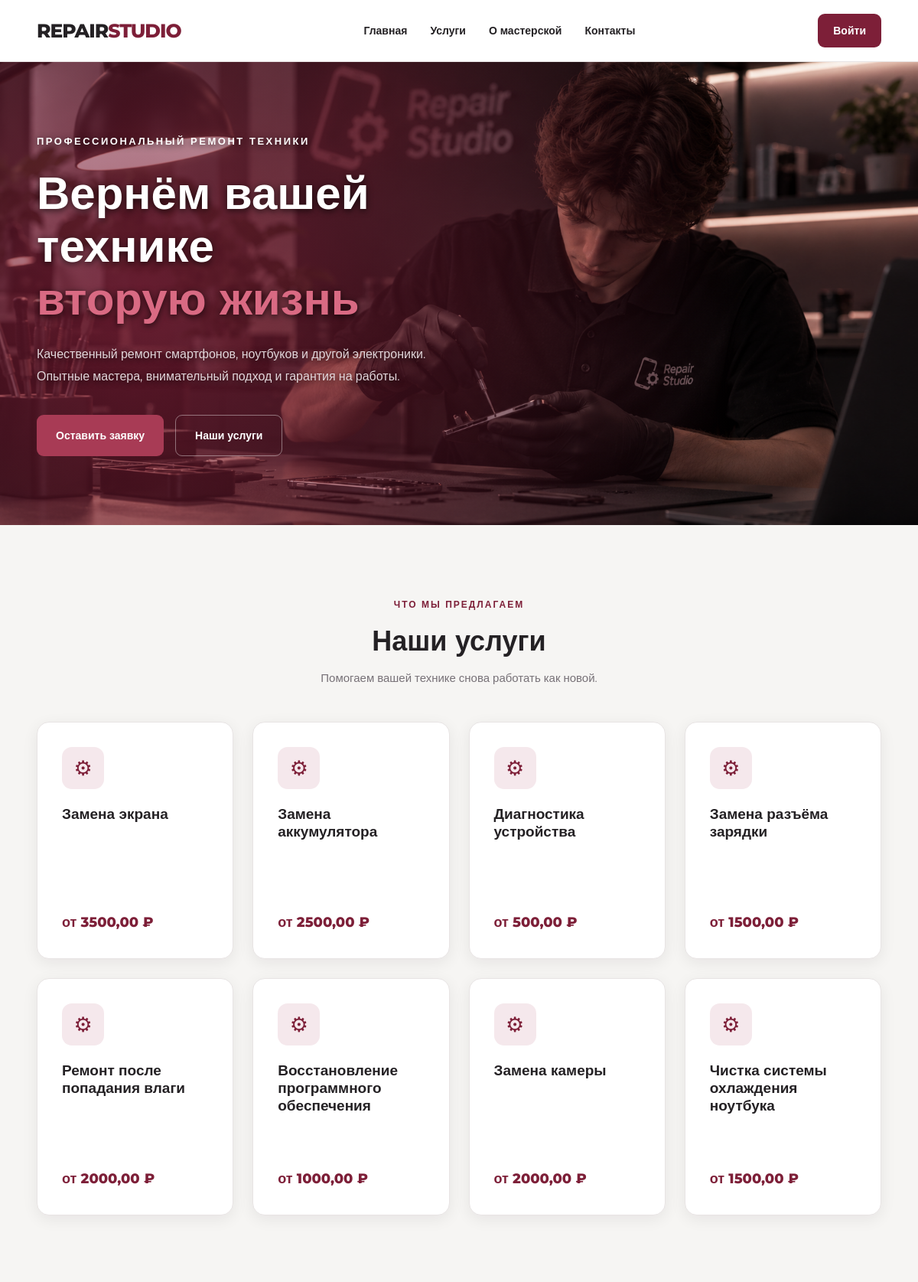
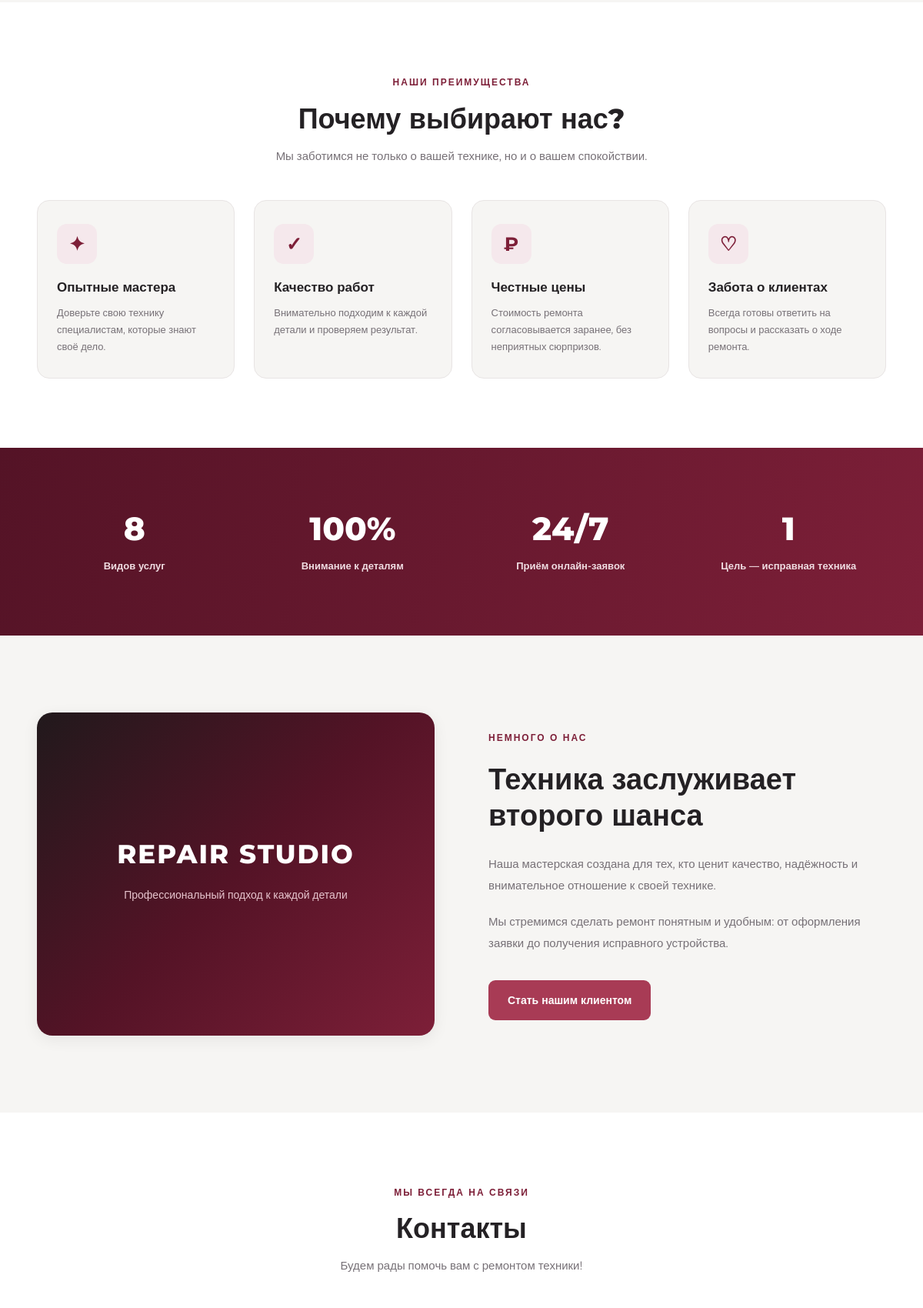
The page / (upper part) on the database its author committed (2 pictures, top to bottom).
### workshop/models.py (models this page shows, shortened)
class Service(models.Model):
    name = models.CharField(
        max_length=150,
        verbose_name='Название услуги'
    )
    description = models.TextField(
        blank=True,
        verbose_name='Описание'
    )
    price = models.DecimalField(
        max_digits=10,
        decimal_places=2,
        verbose_name='Стоимость'
    )
    is_active = models.BooleanField(
        default=True,
        verbose_name='Услуга активна'
    )
    created_at = models.DateTimeField(
        auto_now_add=True,
        verbose_name='Дата создания'
    )
    class Meta:
        verbose_name = 'Услуга'
        verbose_name_plural = 'Услуги'

### workshop/views.py (the view)
# urls.py: 2. Add a URL to urlpatterns:  path('', views.home, name='home')
def home(request):
    services = Service.objects.filter(is_active=True)
    return render(
        request,
        'workshop/home.html',
        {'services': services}
    )

### workshop/templates/workshop/home.html (shortened to what this page needs)
{% extends 'workshop/base.html' %}
{% block content %}
<section class="hero" id="top">
    <div class="container hero-content">
        <div class="hero-text">
            <span class="hero-label">
                ПРОФЕССИОНАЛЬНЫЙ РЕМОНТ ТЕХНИКИ
            </span>
            <h1>
                Вернём вашей технике
                <span>вторую жизнь</span>
            </h1>
            <p>
                Качественный ремонт смартфонов, ноутбуков
                и другой электроники. Опытные мастера,
                внимательный подход и гарантия на работы.
            </p>
            <div class="hero-buttons">
                {% if user.is_authenticated %}
                    <a href="{% url 'create_repair_request' %}"
                       class="btn-primary">
                        Оставить заявку
                    </a>
                {% else %}
                    <a href="{% url 'register' %}"
                       class="btn-primary">
                        Оставить заявку
                    </a>
                {% endif %}
                <a href="#services" class="btn-secondary">
                    Наши услуги
                </a>
            </div>
        </div>
    </div>
</section>
<section class="services-section" id="services">
    <div class="container">
        <div class="section-heading">
            <span class="section-label">ЧТО МЫ ПРЕДЛАГАЕМ</span>
            <h2>Наши услуги</h2>
            <p>Помогаем вашей технике снова работать как новой.</p>
        </div>
        <div class="services-grid">
            {% for service in services %}
                <div class="service-card">
                    <div class="service-icon">⚙</div>
                    <h3>{{ service.name }}</h3>
                    <div class="service-price">
                        от {{ service.price }} ₽
                    </div>
                </div>
            {% empty %}
                <p>Сейчас услуги не добавлены.</p>
            {% endfor %}
        </div>
    </div>
</section>
<section class="advantages-section" id="about">
    <div class="container">
        <div class="section-heading">
            <span class="section-label">НАШИ ПРЕИМУЩЕСТВА</span>
            <h2>Почему выбирают нас?</h2>
            <p>Мы заботимся не только о вашей технике, но и о вашем спокойствии.</p>
        </div>
        <div class="advantages-grid">
            <div class="advantage-card">
                <div class="advantage-icon">✦</div>
                <h3>Опытные мастера</h3>
                <p>Доверьте свою технику специалистам, которые знают своё дело.</p>
            </div>
            <div class="advantage-card">
                <div class="advantage-icon">✓</div>
                <h3>Качество работ</h3>
                <p>Внимательно подходим к каждой детали и проверяем результат.</p>
            </div>
            <div class="advantage-card">
                <div class="advantage-icon">₽</div>
                <h3>Честные цены</h3>
                <p>Стоимость ремонта согласовывается заранее, без неприятных сюрпризов.</p>
            </div>
            <div class="advantage-card">
                <div class="advantage-icon">♡</div>
                <h3>Забота о клиентах</h3>
                <p>Всегда готовы ответить на вопросы и рассказать о ходе ремонта.</p>
            </div>
        </div>
    </div>
</section>
<section class="stats-section">
    <div class="container stats-grid">
        <div class="stat-item">
            <span class="stat-number">8</span>
            <span class="stat-text">Видов услуг</span>
        </div>
        <div class="stat-item">
            <span class="stat-number">100%</span>
            <span class="stat-text">Внимание к деталям</span>
        </div>
        <div class="stat-item">
            <span class="stat-number">24/7</span>
            <span class="stat-text">Приём онлайн-заявок</span>
        </div>
        <div class="stat-item">
            <span class="stat-number">1</span>
            <span class="stat-text">Цель — исправная техника</span>
        </div>
    </div>
</section>
<section class="about-section" id="about-workshop">
    <div class="container about-content">
        <div class="about-image">
            <div class="about-image-placeholder">
                <span>REPAIR STUDIO</span>
                <p>Профессиональный подход к каждой детали</p>
            </div>
        </div>
        <div class="about-text">
            <span class="section-label">НЕМНОГО О НАС</span>
            <h2>Техника заслуживает второго шанса</h2>
            <p>
                Наша мастерская создана для тех, кто ценит качество,
                надёжность и внимательное отношение к своей технике.
            </p>
            <p>
                Мы стремимся сделать ремонт понятным и удобным:
                от оформления заявки до получения исправного устройства.
            </p>
            <a href="{% url 'register' %}" class="btn-primary">
                Стать нашим клиентом
            </a>
        </div>
    </div>
</section>
<section class="contacts-section" id="contacts">
    <div class="container">
        <div class="section-heading">
            <span class="section-label">МЫ ВСЕГДА НА СВЯЗИ</span>
            <h2>Контакты</h2>
            <p>Будем рады помочь вам с ремонтом техники!</p>
        </div>
    </div>
</section>
{% endblock %}

### rows shown on the page
Service: name "Замена экрана", price "3500,00"
Service: name "Замена аккумулятора", price "2500,00"
Service: name "Диагностика устройства", price "500,00"
Service: name "Замена разъёма зарядки", price "1500,00"
Service: name "Ремонт после попадания влаги", price "2000,00"
Service: name "Восстановление программного обеспечения", price "1000,00"
Service: name "Замена камеры", price "2000,00"
Service: name "Чистка системы охлаждения ноутбука", price "1500,00"
